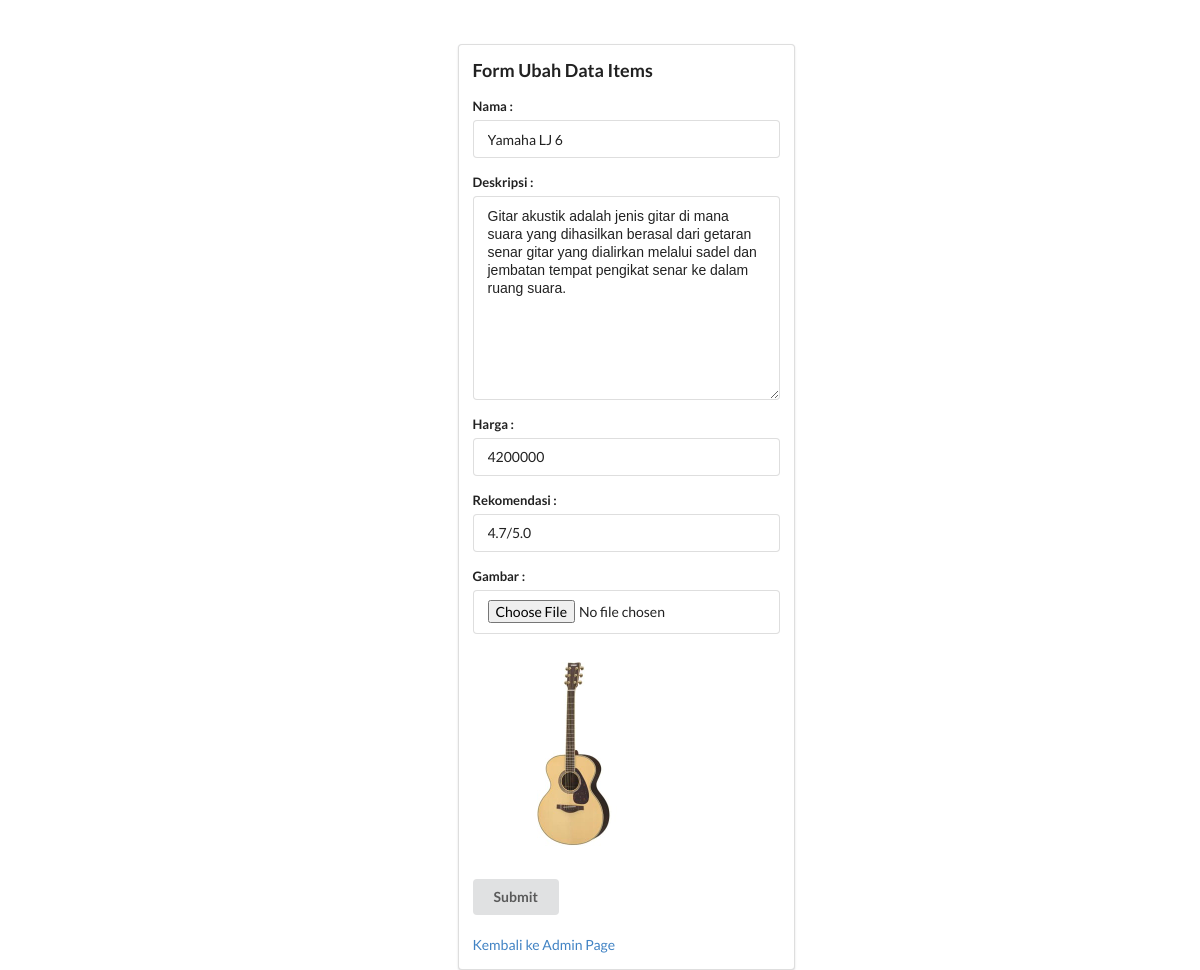
/php/ubah.php?id=1 (signed in), run on the app's committed database.
### tables this page shows
CREATE TABLE `music` (
  `id` int(11) NOT NULL,
  `category` varchar(32) NOT NULL,
  `image` varchar(32) NOT NULL,
  `nama` varchar(32) NOT NULL,
  `deskripsi` text NOT NULL,
  `harga` int(11) NOT NULL,
  `rekomendasi` varchar(10) NOT NULL
);

### php/functions.php (called while the page is built, shortened)
<?php
function connect()
{
    $conn = mysqli_connect("localhost", "root", "") or die("koneksi gagal terhubung ke Database");
    mysqli_select_db($conn, "db_music_store") or die("Nama Database salah!");
    return $conn;
}
function query($sql)
{
    $conn = connect();
    $result = mysqli_query($conn, $sql);
    $rows = [];
    while ($row = mysqli_fetch_assoc($result)) {
        $rows[] = $row;
    }
    return $rows;
}

### php/ubah.php (the view, shortened to what this page needs)
<?php
require 'functions.php';
$id = $_GET['id'];
$music = query("SELECT * FROM music WHERE id=$id")[0];
?>
<!DOCTYPE html>
<html lang="en">
<head>
  <link rel="stylesheet" type="text/css" href="../assets/Semantic UI/semantic.min.css">
</head>
<body>
  <div class="ui internally celled grid">
    <div class="row">
      <div class="six wide column"></div>
      <div class="ui segment">
        <div class="six wide column ">
          <form action="" method="POST" enctype="multipart/form-data">
            <div class="ui form error ">
              <h3>Form Ubah Data Items</h3>
              <div class="field">
                <label>Nama :</label>
                <input type="text" name="nama" value="<?= $music['nama']; ?>" autofocus required>
              </div>
              <div class="field">
                <label>Deskripsi :</label>
                <textarea name="deskripsi" id="" cols="30" rows="10"><?= $music['deskripsi']; ?></textarea>
              </div>
              <div class="field">
                <label>Harga :</label>
                <input type="text" name="harga" value="<?= $music['harga']; ?>" required>
              </div>
              <div class="field">
                <label>Rekomendasi :</label>
                <input type="text" name="rekomendasi" value="<?= $music['rekomendasi']; ?>" required>
              </div>
              <div class="ui form">
                <div class="field">
                  <label>Gambar :</label>
                  <input type="file" name="gambar" class="gambar" onchange="previewImage()">
                  <br><br>
                  <img src="../assets/img/guitar/<?= $music['image'] ?>" style="width: 200px;" class="img-preview">
                </div>
              </div>
              <br>
              <div class="input-btn"><input name="ubah" class="ui submit button" type="submit" value="Submit"></div>
          </form>
        </div>
        <br>
        <a href="admin.php">Kembali ke Admin Page</a>
      </div>
    </div>
  </div>
</body>
</html>

### php/ubah.php (style rules this page uses)
body { margin: 30px; }

### data on the page
music: nama "Yamaha LJ 6", deskripsi "Gitar akustik adalah jenis gitar di mana suara yang dihasilkan berasal dari getaran senar gitar yang dialirkan melalui sadel dan jembatan tempat pengikat senar ke dalam ruang suara.", harga "4200000", rekomendasi "4.7/5.0", image (picture)
